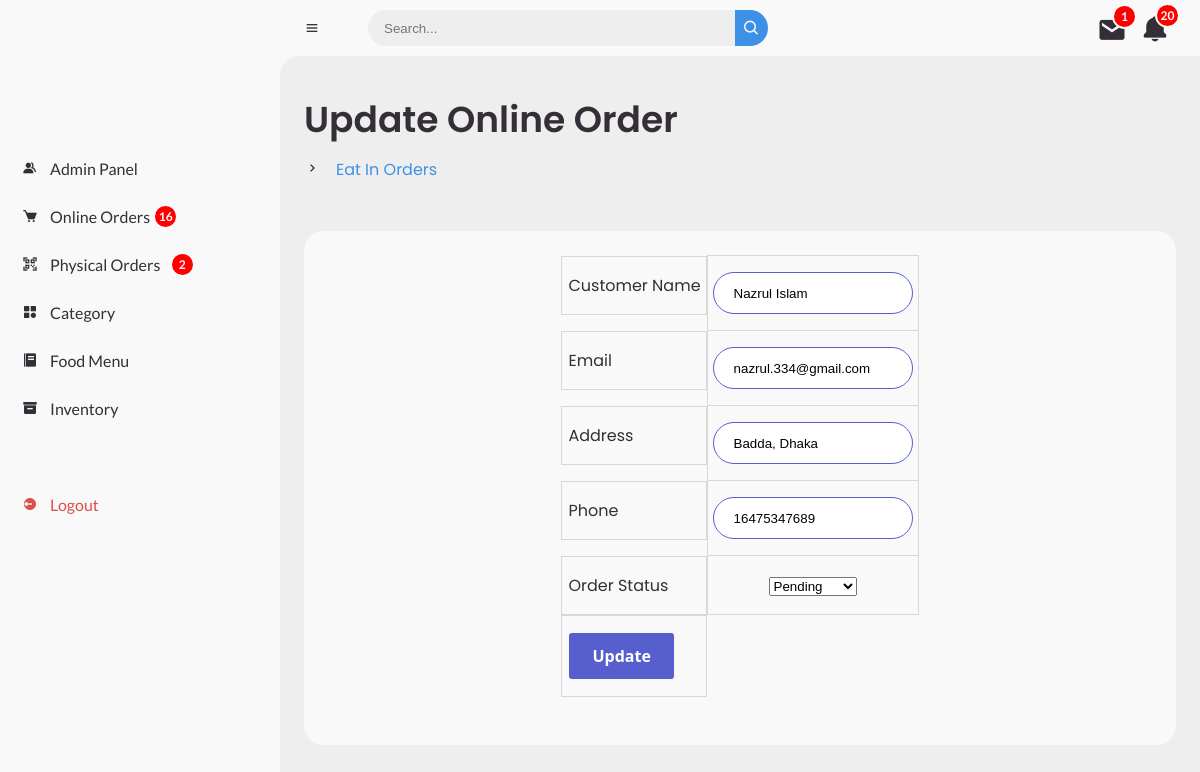
Screenshot of /admin/update-online-order.php?id=12 with the database file from the repository.
### tables this page shows
CREATE TABLE `order_manager` (
  `order_id` int(100) NOT NULL,
  `username` varchar(100) NOT NULL,
  `cus_name` text NOT NULL,
  `cus_email` varchar(100) NOT NULL,
  `cus_add1` varchar(100) NOT NULL,
  `cus_city` text NOT NULL,
  `cus_phone` bigint(100) NOT NULL,
  `payment_status` varchar(100) NOT NULL,
  `order_date` datetime NOT NULL,
  `total_amount` int(11) NOT NULL,
  `transaction_id` varchar(100) NOT NULL,
  `order_status` varchar(100) NOT NULL
);

### admin/update-online-order.php (the view, shortened to what this page needs)
<?php include('../frontend/config/constants.php');
$ei_order_notif = "SELECT order_status from tbl_eipay
					WHERE order_status='Pending' OR order_status='Processing'";
$res_ei_order_notif = mysqli_query($conn, $ei_order_notif);
$row_ei_order_notif = mysqli_num_rows($res_ei_order_notif);
$online_order_notif = "SELECT order_status from order_manager
					WHERE order_status='Pending'OR order_status='Processing' ";
$res_online_order_notif = mysqli_query($conn, $online_order_notif);
$row_online_order_notif = mysqli_num_rows($res_online_order_notif);
$stock_notif = "SELECT stock FROM tbl_food
				WHERE stock<50";
$res_stock_notif = mysqli_query($conn, $stock_notif);
$row_stock_notif = mysqli_num_rows($res_stock_notif);
$message_notif = "SELECT message_status FROM message
				 WHERE message_status = 'unread'";
$res_message_notif = mysqli_query($conn, $message_notif);
$row_message_notif = mysqli_num_rows($res_message_notif);
?>
<!DOCTYPE html>
<html lang="en">
<head>
	<link href='https://unpkg.com/boxicons@2.0.9/css/boxicons.min.css' rel='stylesheet'>
	<link rel="stylesheet" href="style-admin.css">
</head>
<body>
	<section id="sidebar">
		<a href="index.php" class="brand">
		</a>
		<ul class="side-menu top">
			<li >
				<a href="manage-admin.php">
					<i class='bx bxs-group' ></i>
					<span class="text">Admin Panel</span>
				</a>
			</li>
			<li>
				<a href="manage-online-order.php">
					<i class='bx bxs-cart'></i>
					<span class="text">Online Orders&nbsp;</span>
						<?php
					if($row_online_order_notif>0)
					{
						?>
						<span class="num-ei"><?php echo $row_online_order_notif; ?></span>
						<?php
					}
					else
					{
						?>
						<span class=""> </span>
						<?php
					}
					?>
				</a>
			</li>
			<li>
				<a href="manage-ei-order.php">
					<i class='bx bx-qr-scan'></i>
					<span class="text" >Physical Orders&nbsp;&nbsp;&nbsp;
					</span>
					<?php
					if($row_ei_order_notif>0)
					{
						?>
						<span class="num-ei"><?php echo $row_ei_order_notif; ?></span>
						<?php
					}
					else
					{
						?>
						<span class=""> </span>
						<?php
					}
					?>
				</a>
			</li>
			<li>
				<a href="manage-category.php">
					<i class='bx bxs-category'></i>
					<span class="text">Category</span>
				</a>
			</li>
			<li>
				<a href="manage-food.php">
					<i class='bx bxs-food-menu'></i>
					<span class="text">Food Menu</span>
				</a>
			</li>
			<li class="">
				<a href="inventory.php">
					<i class='bx bxs-box'></i>
					<span class="text">Inventory</span>
				</a>
			</li>
		</ul>
		<ul class="side-menu">
			<li>
				<a href="logout.php" class="logout">
					<i class='bx bxs-log-out-circle' ></i>
					<span class="text">Logout</span>
				</a>
			</li>
		</ul>
	</section>
	<section id="content">
		<nav>
			<i class='bx bx-menu' ></i>
			<form action="#">
				<div class="form-input">
					<input type="search" placeholder="Search...">
					<button type="submit" class="search-btn"><i class='bx bx-search' ></i></button>
				</div>
			</form>
			<div class="fetch_message">
				<div class="action_message notfi_message">
					<a href="messages.php"><i class='bx bxs-envelope' ></i></a>
					<?php
					if($row_message_notif>0)
					{
						?>
						<span class="num"><?php echo $row_message_notif; ?></span>
						<?php
					}
					else
					{
						?>
						<span class=""></span>
						<?php
					}
					?>
				</div>
			</div>
			<div class="notification" >
				<div class="action notif">
				<i class='bx bxs-bell' onclick= "menuToggle();"></i>
				<?php
				if($row_stock_notif>0 || $row_online_order_notif>0 || $row_ei_order_notif>0)
				{
				$total_notif = $row_online_order_notif+$row_ei_order_notif+$row_stock_notif;
					?>
					<span class="num"><?php echo $total_notif; ?></span>
					<?php
				}
				else
				{
					?>
					<span class=""></span>
					<?php
				}
				?>
			</div>
			</div>
		</nav>
		<main>
			<div class="head-title">
				<div class="left">
					<h1>Update Online Order</h1>
					<ul class="breadcrumb">
						<li><i class='bx bx-chevron-right' ></i></li>
						<li>
							<a class="active" href="manage-ei-order.php">Eat In Orders</a>
						</li>
					</ul>
				</div>
</div>
<br>
        <?php
        $id=$_GET['id'];
        $sql="SELECT * FROM order_manager WHERE order_id=$id";
        $res=mysqli_query($conn, $sql);
        if($res == true)
        {
            $count = mysqli_num_rows($res);
            if($count==1)
            {
                $row=mysqli_fetch_assoc($res);
                $cus_name = $row['cus_name'];
                $cus_email = $row['cus_email'];
                $cus_add1 = $row['cus_add1'];
                $cus_phone = $row['cus_phone'];
                $order_status = $row['order_status'];
            }
            else
			{
                header('location:'.SITEURL.'manage-online-order.php');
            }
        }
        ?>
		<div class="table-data">
			<div class="order">
			<div class="head">
        <form action="" method="POST">
        <table class="rtable">
            <tr>
                <td>Customer Name</td>
                <td>
                    <input type="text" name="cus_name" value="<?php echo $cus_name; ?>" id="ip2">
                </td>
            </tr>
            <tr>
                <td>Email</td>
                <td>
                    <input type="text" name="cus_email" value="<?php echo $cus_email; ?>" id="ip2">
                </td>
            </tr>
            <tr>
                <td>Address</td>
                <td>
                    <input type="text" name="cus_add1" value="<?php echo $cus_add1; ?>" id="ip2">
                </td>
            </tr>
            <tr>
                <td>Phone</td>
                <td>
                    <input type="text" name="cus_phone" value="<?php echo $cus_phone; ?>" id="ip2">
                </td>
            </tr>
            <tr>
                <td>Order Status</td>
                <td>
                     <select name="order_status">
                        <option <?php if($order_status=="Pending"){ echo "selected";} ?> value="Pending">Pending</option>
                    </select>
                </td>
            </tr>
            <tr>
                <td colspan="2">
                    <input type="submit" name="submit" value="Update" class="button-8" role="button">
                </td>
            </tr>
        </table>
        </form>
	</div>
    </div>
</div>
		</main>
	</section>
</body>
</html>

### rows the page displays
order_manager: cus_name "Nazrul Islam", cus_email "nazrul.334@gmail.com", cus_add1 "Badda, Dhaka", cus_phone "16475347689"

### other values shown
$row_online_order_notif "16"
$row_ei_order_notif "2"
$row_message_notif "1"
$total_notif "20"
